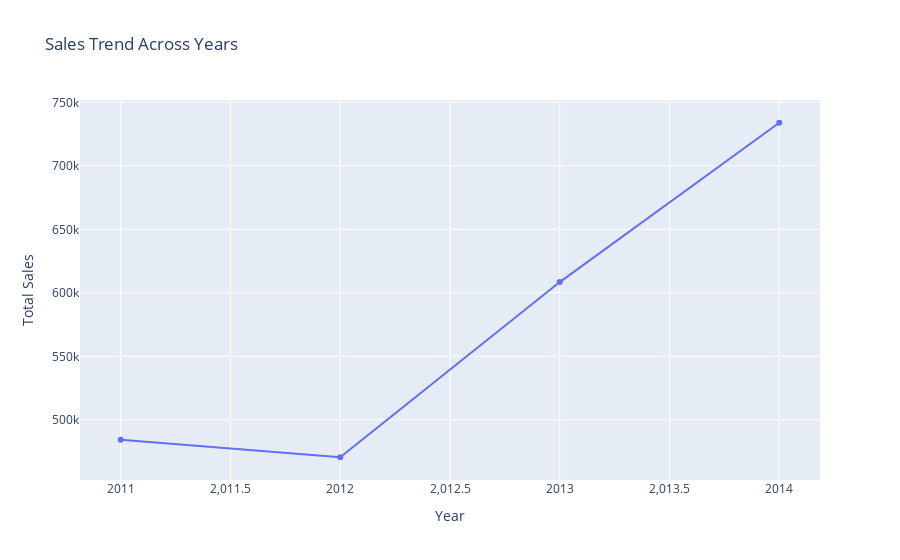

Notebook cell for this chart:
### Code cell
fig = px.line(yearly_sales_df, x='Year', y='Sales', 
              title='Sales Trend Across Years', 
              labels={'Year': 'Year', 'Sales': 'Total Sales'},
              markers=True)

fig.show()

### Figure 1 — Plotly figure (JSON) as saved in the notebook; plotly's stock layout.template omitted (floating-point values rounded to 4 significant figures)
{"data": [{"hovertemplate": "Year=%{x}<br>Total Sales=%{y}<extra></extra>", "legendgroup": "", "line": {"color": "#636efa", "dash": "solid"}, "marker": {"symbol": "circle"}, "mode": "markers+lines", "name": "", "orientation": "v", "showlegend": false, "type": "scatter", "x": [2011, 2012, 2013, 2014], "xaxis": "x", "y": [484200.0, 470500.0, 608500.0, 733900.0], "yaxis": "y"}], "layout": {"legend": {"tracegroupgap": 0}, "title": {"text": "Sales Trend Across Years"}, "xaxis": {"anchor": "y", "domain": [0, 1], "title": {"text": "Year"}}, "yaxis": {"anchor": "x", "domain": [0, 1], "title": {"text": "Total Sales"}}}}
